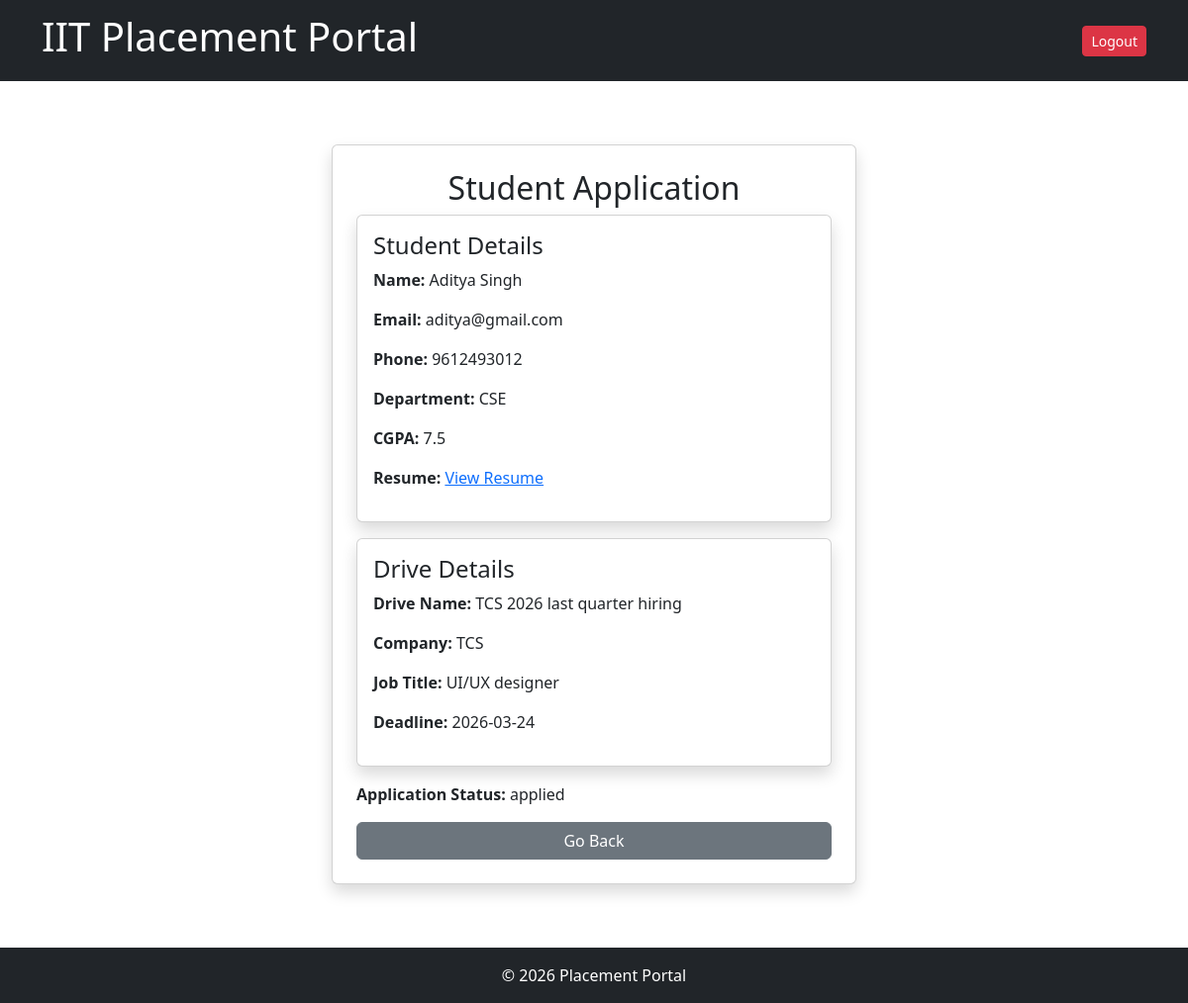
Page /admin/view_application/1 (signed in) on the committed database.
### Mad placement app/models.py (models this page shows)
class Student(db.Model):
    __tablename__ = "students"
    id = db.Column(db.Integer, db.ForeignKey('users.id'), primary_key=True)
    first_name = db.Column(db.String(50), nullable=False)
    last_name = db.Column(db.String(50), nullable=False)
    email = db.Column(db.String(100), unique=True, nullable=False)
    date_of_birth = db.Column(db.Date, nullable=False)
    phone = db.Column(db.String(20), nullable=False)
    address = db.Column(db.String(200), nullable=False)
    gender = db.Column(db.String(10), nullable=False)
    ug_collage_name = db.Column(db.String(100), nullable=False)
    ug_degree = db.Column(db.String(50), nullable=False)
    ug_branch = db.Column(db.String(50), nullable=False)
    ug_graduation_year = db.Column(db.Integer, nullable=False)
    ug_cgpa = db.Column(db.Float, nullable=False)
    pg_collage_name = db.Column(db.String(100),nullable=True)
    pg_degree = db.Column(db.String(50),nullable=True)
    pg_branch = db.Column(db.String(50),nullable=True)
    pg_graduation_year = db.Column(db.Integer,nullable=True)
    pg_cgpa = db.Column(db.Float,nullable=True)
    resume = db.Column(db.String(200),nullable=True)
    user = db.relationship('User', back_populates='student')
    applications = db.relationship('Application', back_populates='student')

class Placement_drive(db.Model):
    __tablename__ = "placement_drive"
    drive_id = db.Column(db.Integer, primary_key=True)
    company_id = db.Column(db.Integer, db.ForeignKey('companies.id'), nullable=False)
    drive_name = db.Column(db.String(100), nullable=False)
    job_title = db.Column(db.String(100), nullable=False)
    description = db.Column(db.Text, nullable=False)
    eligibility = db.Column(db.String(200), nullable=False)
    application_deadline = db.Column(db.Date, nullable=False)
    status = db.Column(db.String(20), nullable=False,  default="pending")
    company = db.relationship('Company', back_populates='placement_drives')
    applications = db.relationship('Application', back_populates='placement_drive')

class Company(db.Model):
    __tablename__ = "companies"
    id = db.Column(db.Integer, db.ForeignKey('users.id'), primary_key=True)
    name = db.Column(db.String(100), nullable=False)
    industry = db.Column(db.String(50), nullable=False)
    website = db.Column(db.String(200))
    hr_name = db.Column(db.String(100), nullable=False)
    hr_contact = db.Column(db.String(20), nullable=False)
    about_company = db.Column(db.String(500))
    user = db.relationship('User', back_populates='company')
    placement_drives = db.relationship('Placement_drive', back_populates='company')

class Application(db.Model):
    __tablename__ = "application"
    application_id = db.Column(db.Integer, primary_key=True)
    student_id = db.Column(db.Integer, db.ForeignKey('students.id'), nullable=False)
    placement_drive_id = db.Column(db.Integer, db.ForeignKey('placement_drive.drive_id'), nullable=False)
    status = db.Column(db.String(20), nullable=False)
    student = db.relationship('Student', back_populates='applications')
    placement_drive = db.relationship('Placement_drive', back_populates='applications')

### Mad placement app/app.py (the view)
@app.route("/admin/view_application/<int:application_id>")
def admin_view_application(application_id):
    if session.get("role") != "admin":
        return "Unauthorized access"
    application = Application.query.get(application_id)
    if not application:
        return "Application not found"
    return render_template("admin_view_application.html", application=application)

### Mad placement app/templates/admin_view_application.html (shortened to what this page needs)
{% extends 'base.html' %}
{% block content %}
<div class="container">
  <div class="row justify-content-center">
    <div class="col-md-8 col-lg-6 mb-3">
      <div class="card p-4 shadow mb-3 mt-4">
        <h2 class="text-center">Student Application</h2>
        <div class="card p-3 shadow mb-3">
          <h4>Student Details</h4>
          <p><strong>Name:</strong> {{ application.student.first_name }} {{ application.student.last_name }}</p>
          <p><strong>Email:</strong> {{ application.student.email }}</p>
          <p><strong>Phone:</strong> {{ application.student.phone }}</p>
          <p><strong>Department:</strong> {{ application.student.ug_branch }}</p>
          <p><strong>CGPA:</strong> {{ application.student.ug_cgpa }}</p>
          {% if application.student.resume %}
          <p><strong>Resume:</strong> <a href="{{ application.student.resume }}" target="_blank">View Resume</a></p>
          {% endif %}
        </div>
        <div class="card p-3 shadow mb-3">
          <h4>Drive Details</h4>
          <p><strong>Drive Name:</strong> {{ application.placement_drive.drive_name }}</p>
          <p><strong>Company:</strong> {{ application.placement_drive.company.name }}</p>
          <p><strong>Job Title:</strong> {{ application.placement_drive.job_title }}</p>
          <p><strong>Deadline:</strong> {{ application.placement_drive.application_deadline }}</p>
        </div>
        <p><strong>Application Status:</strong> {{ application.status }}</p>
        <a href="{{ url_for('admin_dashboard') }}" class="btn btn-secondary">Go Back</a>
      </div>
    </div>
  </div>
</div>
{% endblock %}

### rows in the picture
Student: student.first_name "Aditya", student.last_name "Singh", student.email "aditya@gmail.com", student.phone "9612493012", student.ug_branch "CSE", student.ug_cgpa "7.5"
Placement_drive: placement_drive.drive_name "TCS 2026 last quarter hiring", placement_drive.job_title "UI/UX designer", placement_drive.application_deadline "2026-03-24"
Company: placement_drive.company.name "TCS"
Application: status "applied"
